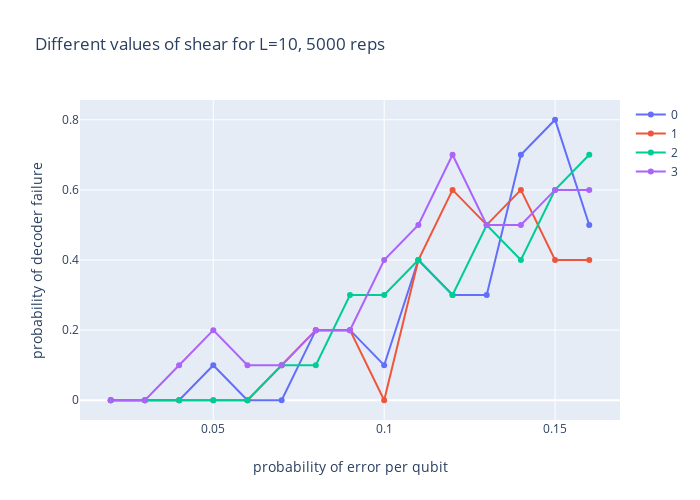

The cell this chart's notebook holds for it:
### Code cell
x = list(np.arange(0.02, 0.16, 0.01))
y = {(10, 0): [0.0, 0.0, 0.0, 0.1, 0.0, 0.0, 0.2, 0.2, 0.1, 0.4, 0.3, 0.3, 0.7, 0.8, 0.5], (10, 1): [0.0, 0.0, 0.0, 0.0, 0.0, 0.1, 0.2, 0.2, 0.0, 0.4, 0.6, 0.5, 0.6, 0.4, 0.4], (10, 2): [0.0, 0.0, 0.0, 0.0, 0.0, 0.1, 0.1, 0.3, 0.3, 0.4, 0.3, 0.5, 0.4, 0.6, 0.7], (10, 3): [0.0, 0.0, 0.1, 0.2, 0.1, 0.1, 0.2, 0.2, 0.4, 0.5, 0.7, 0.5, 0.5, 0.6, 0.6]
    }
plot_plotly(x, y, 10, [0, 1, 2, 3], 'Different values of shear for L=10, 5000 reps')

### Figure 1 — Plotly figure (JSON) as saved in the notebook; plotly's stock layout.template omitted (floating-point values rounded to 4 significant figures)
{"data": [{"mode": "lines+markers", "name": "0", "type": "scatter", "x": [0.02, 0.03, 0.04, 0.05, 0.06, 0.07, 0.08, 0.09, 0.1, 0.11, 0.12, 0.13, 0.14, 0.15, 0.16], "y": [0, 0, 0, 0.1, 0, 0, 0.2, 0.2, 0.1, 0.4, 0.3, 0.3, 0.7, 0.8, 0.5]}, {"mode": "lines+markers", "name": "1", "type": "scatter", "x": [0.02, 0.03, 0.04, 0.05, 0.06, 0.07, 0.08, 0.09, 0.1, 0.11, 0.12, 0.13, 0.14, 0.15, 0.16], "y": [0, 0, 0, 0, 0, 0.1, 0.2, 0.2, 0, 0.4, 0.6, 0.5, 0.6, 0.4, 0.4]}, {"mode": "lines+markers", "name": "2", "type": "scatter", "x": [0.02, 0.03, 0.04, 0.05, 0.06, 0.07, 0.08, 0.09, 0.1, 0.11, 0.12, 0.13, 0.14, 0.15, 0.16], "y": [0, 0, 0, 0, 0, 0.1, 0.1, 0.3, 0.3, 0.4, 0.3, 0.5, 0.4, 0.6, 0.7]}, {"mode": "lines+markers", "name": "3", "type": "scatter", "x": [0.02, 0.03, 0.04, 0.05, 0.06, 0.07, 0.08, 0.09, 0.1, 0.11, 0.12, 0.13, 0.14, 0.15, 0.16], "y": [0, 0, 0.1, 0.2, 0.1, 0.1, 0.2, 0.2, 0.4, 0.5, 0.7, 0.5, 0.5, 0.6, 0.6]}], "layout": {"autosize": false, "height": 500, "title": {"text": "Different values of shear for L=10, 5000 reps"}, "width": 700, "xaxis": {"title": {"text": "probability of error per qubit"}}, "yaxis": {"title": {"text": "probability of decoder failure"}}}}
